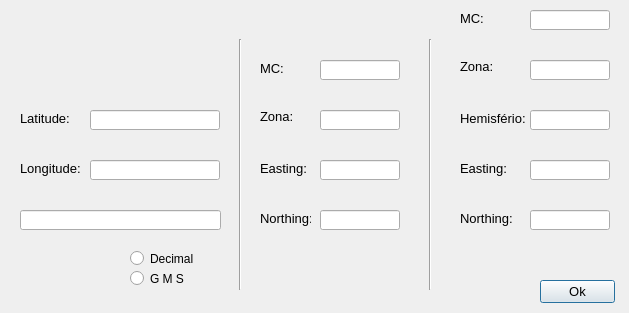
<?xml version="1.0" encoding="UTF-8"?>
<ui version="4.0">
 <class>Dialog_Conv</class>
 <widget class="QDialog" name="Dialog_Conv">
  <property name="geometry">
   <rect>
    <x>0</x>
    <y>0</y>
    <width>629</width>
    <height>313</height>
   </rect>
  </property>
  <property name="windowTitle">
   <string>Dialog</string>
  </property>
  <widget class="QLineEdit" name="txt_Longitude">
   <property name="geometry">
    <rect>
     <x>90</x>
     <y>160</y>
     <width>130</width>
     <height>20</height>
    </rect>
   </property>
  </widget>
  <widget class="QLineEdit" name="txt_Easting_4">
   <property name="geometry">
    <rect>
     <x>530</x>
     <y>160</y>
     <width>80</width>
     <height>20</height>
    </rect>
   </property>
  </widget>
  <widget class="QRadioButton" name="radioButton_GMS">
   <property name="geometry">
    <rect>
     <x>130</x>
     <y>270</y>
     <width>82</width>
     <height>17</height>
    </rect>
   </property>
   <property name="text">
    <string>G M S</string>
   </property>
  </widget>
  <widget class="QLabel" name="label_7">
   <property name="geometry">
    <rect>
     <x>460</x>
     <y>160</y>
     <width>51</width>
     <height>16</height>
    </rect>
   </property>
   <property name="font">
    <font>
     <family>Arial</family>
     <pointsize>10</pointsize>
    </font>
   </property>
   <property name="text">
    <string>Easting:</string>
   </property>
  </widget>
  <widget class="QLineEdit" name="txt_Norting_3">
   <property name="geometry">
    <rect>
     <x>320</x>
     <y>210</y>
     <width>80</width>
     <height>20</height>
    </rect>
   </property>
  </widget>
  <widget class="QLineEdit" name="txt_Hemisferio">
   <property name="geometry">
    <rect>
     <x>530</x>
     <y>110</y>
     <width>80</width>
     <height>20</height>
    </rect>
   </property>
  </widget>
  <widget class="QLabel" name="label_2">
   <property name="geometry">
    <rect>
     <x>20</x>
     <y>160</y>
     <width>61</width>
     <height>16</height>
    </rect>
   </property>
   <property name="font">
    <font>
     <family>Arial</family>
     <pointsize>10</pointsize>
    </font>
   </property>
   <property name="text">
    <string>Longitude:</string>
   </property>
  </widget>
  <widget class="Line" name="line">
   <property name="geometry">
    <rect>
     <x>230</x>
     <y>39</y>
     <width>20</width>
     <height>251</height>
    </rect>
   </property>
   <property name="orientation">
    <enum>Qt::Vertical</enum>
   </property>
  </widget>
  <widget class="QLabel" name="label_3">
   <property name="geometry">
    <rect>
     <x>260</x>
     <y>160</y>
     <width>51</width>
     <height>16</height>
    </rect>
   </property>
   <property name="font">
    <font>
     <family>Arial</family>
     <pointsize>10</pointsize>
    </font>
   </property>
   <property name="text">
    <string>Easting:</string>
   </property>
  </widget>
  <widget class="QLineEdit" name="txt_Norting_4">
   <property name="geometry">
    <rect>
     <x>530</x>
     <y>210</y>
     <width>80</width>
     <height>20</height>
    </rect>
   </property>
  </widget>
  <widget class="QLineEdit" name="txt_Easting_3">
   <property name="geometry">
    <rect>
     <x>320</x>
     <y>160</y>
     <width>80</width>
     <height>20</height>
    </rect>
   </property>
  </widget>
  <widget class="QLineEdit" name="txt_LatLon">
   <property name="geometry">
    <rect>
     <x>20</x>
     <y>210</y>
     <width>201</width>
     <height>20</height>
    </rect>
   </property>
  </widget>
  <widget class="QLineEdit" name="txt_Zona_4">
   <property name="geometry">
    <rect>
     <x>530</x>
     <y>60</y>
     <width>80</width>
     <height>20</height>
    </rect>
   </property>
  </widget>
  <widget class="QLabel" name="label_6">
   <property name="geometry">
    <rect>
     <x>460</x>
     <y>60</y>
     <width>47</width>
     <height>13</height>
    </rect>
   </property>
   <property name="font">
    <font>
     <family>Arial</family>
     <pointsize>10</pointsize>
    </font>
   </property>
   <property name="text">
    <string>Zona:</string>
   </property>
  </widget>
  <widget class="QLabel" name="label_5">
   <property name="geometry">
    <rect>
     <x>260</x>
     <y>110</y>
     <width>47</width>
     <height>13</height>
    </rect>
   </property>
   <property name="font">
    <font>
     <family>Arial</family>
     <pointsize>10</pointsize>
    </font>
   </property>
   <property name="text">
    <string>Zona:</string>
   </property>
  </widget>
  <widget class="QLineEdit" name="txt_Latidude">
   <property name="geometry">
    <rect>
     <x>90</x>
     <y>110</y>
     <width>130</width>
     <height>20</height>
    </rect>
   </property>
  </widget>
  <widget class="QLineEdit" name="txt_Zona_3">
   <property name="geometry">
    <rect>
     <x>320</x>
     <y>110</y>
     <width>80</width>
     <height>20</height>
    </rect>
   </property>
  </widget>
  <widget class="QLabel" name="label">
   <property name="geometry">
    <rect>
     <x>20</x>
     <y>110</y>
     <width>51</width>
     <height>16</height>
    </rect>
   </property>
   <property name="font">
    <font>
     <family>Arial</family>
     <pointsize>10</pointsize>
    </font>
   </property>
   <property name="text">
    <string>Latitude:</string>
   </property>
  </widget>
  <widget class="QLabel" name="label_9">
   <property name="geometry">
    <rect>
     <x>460</x>
     <y>110</y>
     <width>71</width>
     <height>16</height>
    </rect>
   </property>
   <property name="font">
    <font>
     <family>Arial</family>
     <pointsize>10</pointsize>
    </font>
   </property>
   <property name="text">
    <string>Hemisfério:</string>
   </property>
  </widget>
  <widget class="QLabel" name="label_4">
   <property name="geometry">
    <rect>
     <x>260</x>
     <y>210</y>
     <width>51</width>
     <height>16</height>
    </rect>
   </property>
   <property name="font">
    <font>
     <family>Arial</family>
     <pointsize>10</pointsize>
    </font>
   </property>
   <property name="text">
    <string>Northing:</string>
   </property>
  </widget>
  <widget class="QRadioButton" name="radioButton_Dec">
   <property name="geometry">
    <rect>
     <x>130</x>
     <y>250</y>
     <width>82</width>
     <height>17</height>
    </rect>
   </property>
   <property name="text">
    <string>Decimal</string>
   </property>
  </widget>
  <widget class="Line" name="line_2">
   <property name="geometry">
    <rect>
     <x>420</x>
     <y>39</y>
     <width>20</width>
     <height>251</height>
    </rect>
   </property>
   <property name="orientation">
    <enum>Qt::Vertical</enum>
   </property>
  </widget>
  <widget class="QLabel" name="label_8">
   <property name="geometry">
    <rect>
     <x>460</x>
     <y>210</y>
     <width>61</width>
     <height>16</height>
    </rect>
   </property>
   <property name="font">
    <font>
     <family>Arial</family>
     <pointsize>10</pointsize>
    </font>
   </property>
   <property name="text">
    <string>Northing:</string>
   </property>
  </widget>
  <widget class="QPushButton" name="bt_Ok">
   <property name="geometry">
    <rect>
     <x>540</x>
     <y>280</y>
     <width>75</width>
     <height>23</height>
    </rect>
   </property>
   <property name="font">
    <font>
     <family>Arial</family>
     <pointsize>10</pointsize>
    </font>
   </property>
   <property name="text">
    <string>Ok</string>
   </property>
  </widget>
  <widget class="QLineEdit" name="txt_MC1">
   <property name="geometry">
    <rect>
     <x>320</x>
     <y>60</y>
     <width>80</width>
     <height>20</height>
    </rect>
   </property>
  </widget>
  <widget class="QLineEdit" name="txt_MC2">
   <property name="geometry">
    <rect>
     <x>530</x>
     <y>10</y>
     <width>80</width>
     <height>20</height>
    </rect>
   </property>
  </widget>
  <widget class="QLabel" name="label_10">
   <property name="geometry">
    <rect>
     <x>260</x>
     <y>60</y>
     <width>49</width>
     <height>16</height>
    </rect>
   </property>
   <property name="font">
    <font>
     <family>Arial</family>
     <pointsize>10</pointsize>
    </font>
   </property>
   <property name="text">
    <string>MC:</string>
   </property>
  </widget>
  <widget class="QLabel" name="label_11">
   <property name="geometry">
    <rect>
     <x>460</x>
     <y>10</y>
     <width>49</width>
     <height>16</height>
    </rect>
   </property>
   <property name="font">
    <font>
     <family>Arial</family>
     <pointsize>10</pointsize>
    </font>
   </property>
   <property name="text">
    <string>MC:</string>
   </property>
  </widget>
 </widget>
 <resources/>
 <connections/>
</ui>
